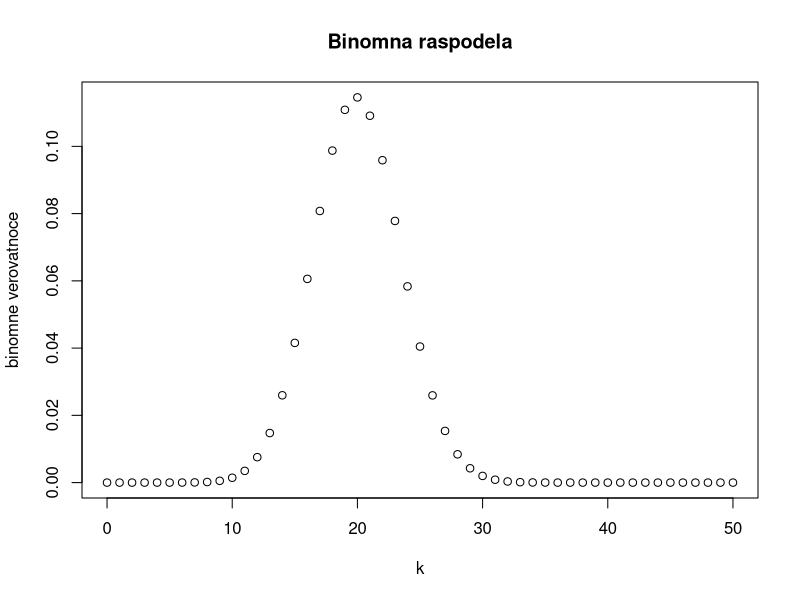
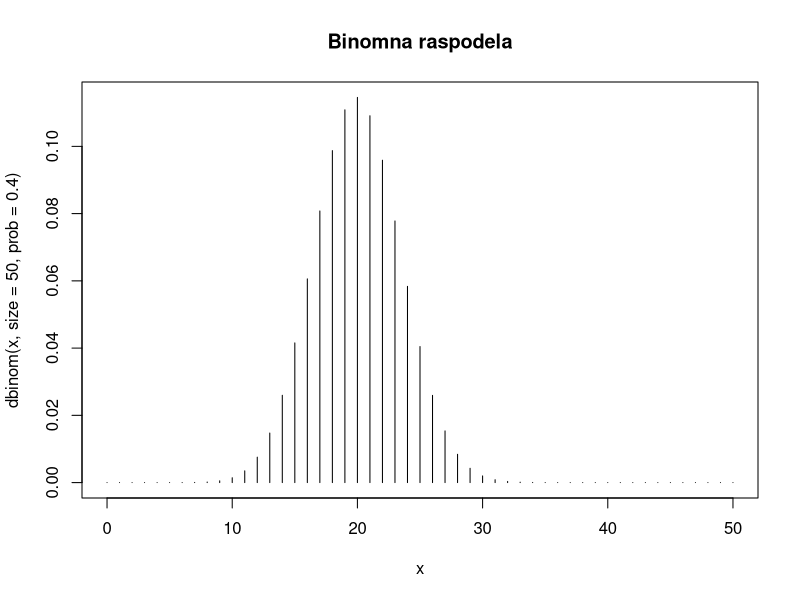
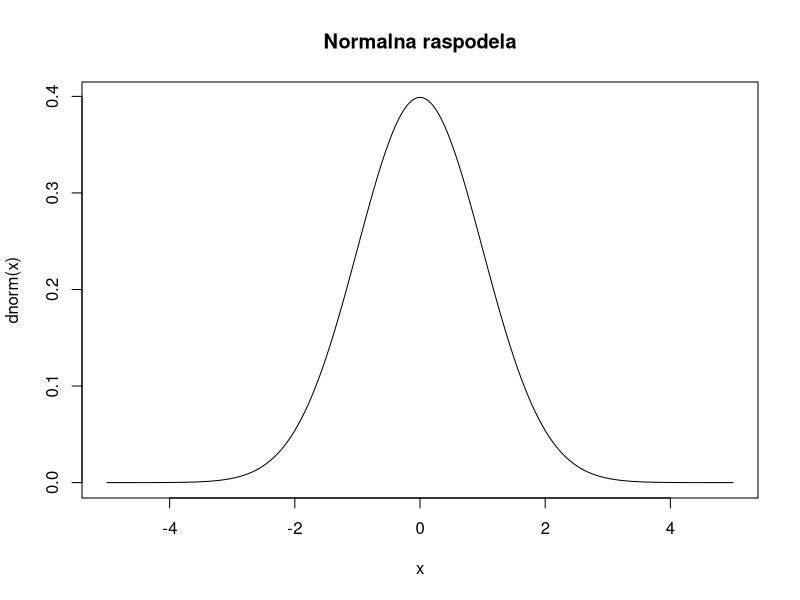
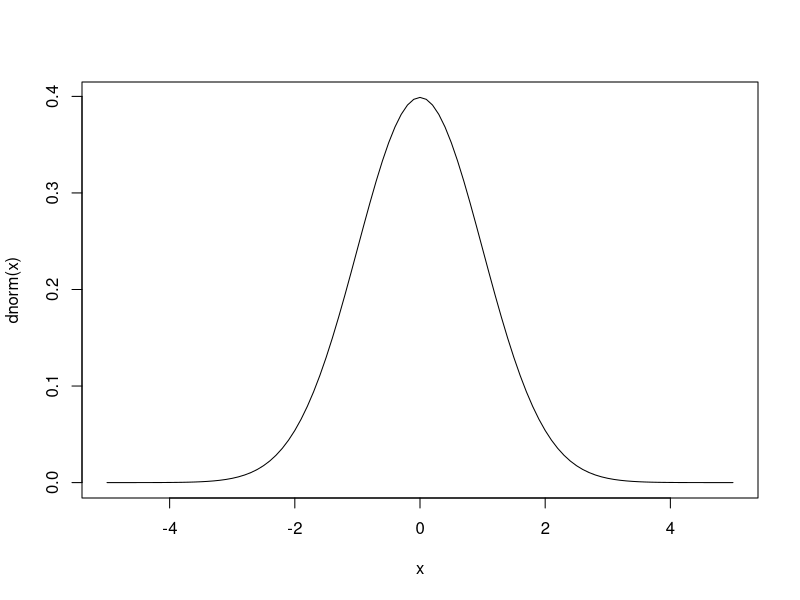
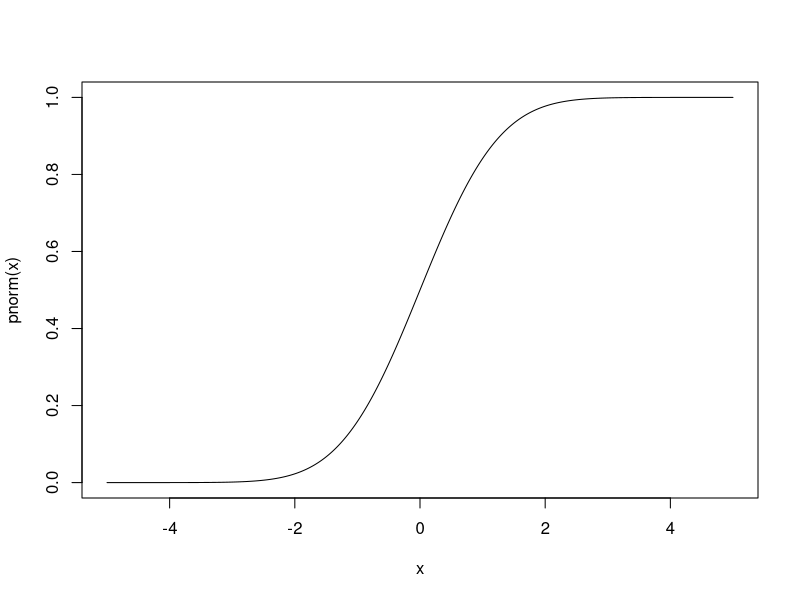
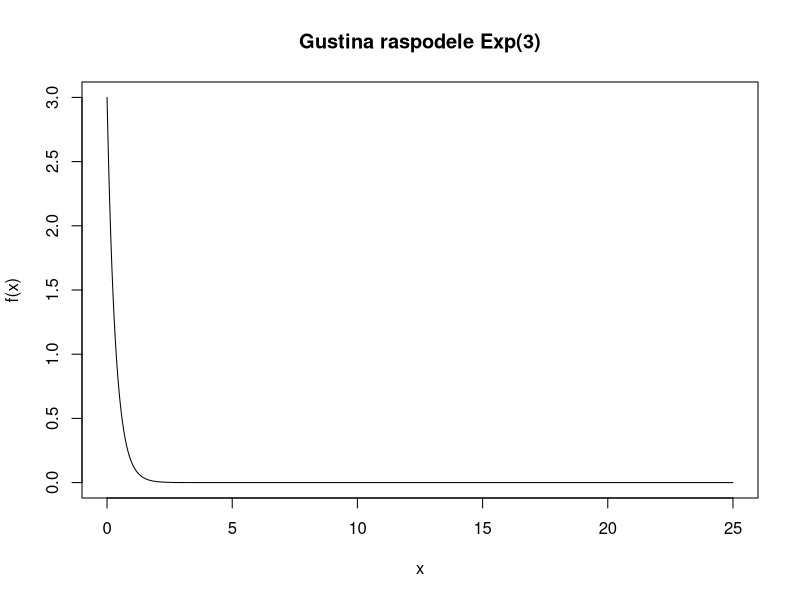

Write the R code that produced these figures, in order.
#############################
# Podsecanje iz verovatnoce #
#############################

# BINOMNA RASPODELA B(n, p)

# gustina
dbinom(0, size = 10, prob = 0.5)

# funkcija raspodele
pbinom(8, size = 10, prob = 0.3)

# kvantil (inverzna od funkcije raspodele)
qbinom(0.99, size = 10, prob = 0.5)

# generisanje slucajnih brojeva iz binomne raspodele
rbinom(20, 10, 0.5)

# crtanje verovatnoca (npr. B(50, 0.4))
x <- 0:50 # vektor od 0 do 50
#prvi nacin
plot(x, dbinom(x, size = 50, prob = 0.4), 
     main = "Binomna raspodela", 
     xlab = "k", ylab = "binomne verovatnoce")
# drugi nacin 
plot(x, dbinom(x, size = 50, prob = 0.4),
     type = "h", # h za histogram
     main = "Binomna raspodela")

# binomni koeficijenti
choose(4, 2)

####################################################

# NORMALNA RASPODELA N(m, sigma^2)

# gustina N(mean, sd^2), f(x)
dnorm(3, mean = 2, sd = 4)

# funkcija raspodele u tacki z
pnorm(0)
pnorm(3, mean = 4, lower.tail = FALSE)
pnorm(3, mean = 4, lower.tail = FALSE, log.p = TRUE)

# crtanje gustine
x <- seq(-5, 5, 0.01)
# prvi nacin
plot(x, dnorm(x), type = "l", main = "Normalna raspodela")
# drugi nacin
curve(dnorm(x), from = -5, to = 5)

# crtanje funkcije raspodele
plot(x, pnorm(x), type = "l")

# kvantili
qnorm(0.9)
qnorm(pnorm(2))

# uzorak pseudoslucajnih brojeva iz normalne raspodele
rnorm(20) # iz N(0, 1)

####################################################

# UNIFORMNA RASPODELA U[a, b]

# gustina
dunif(2)
dunif(2, min = 3, max = 5)

# funkcija raspodele
punif(1, min = 0, max = 3)

# kvantili
qunif(0.5)

# slucajni brojevi iz raspodele
runif(10) # iz U[0, 1]

####################################################

# EKSPONENCIJALNA RASPODELA EXP(lambda)

# gustina
dexp(2, rate = 2) # Exp(2), f(2)

# funkcija raspodele
pexp(qexp(0.4))

# grafik
x <- seq(0, 25, 0.01)
y <- dexp(x, rate = 3)
plot(x, y, main = "Gustina raspodele Exp(3)", ylab = "f(x)", type = "l")
